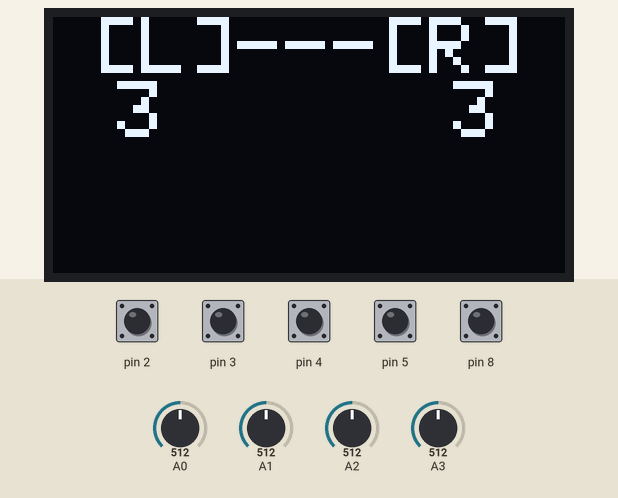
Recording of a sketch running on a simulated Arduino Uno, built with avr-gcc and run on an emulated ATmega328P. On the bench: 128×64 one-colour display. The inputs (shaded band) are chosen by the test bench; at power-on: pin 2–5, pin 8 HIGH, A0 = 512, A1 = 512, A2 = 512, A3 = 512. No radio packets arrive unless stated.

Above: at 2.2 s.
2.3 s: pin 2 pulled LOW for 0.15 s
At 3.4 s:
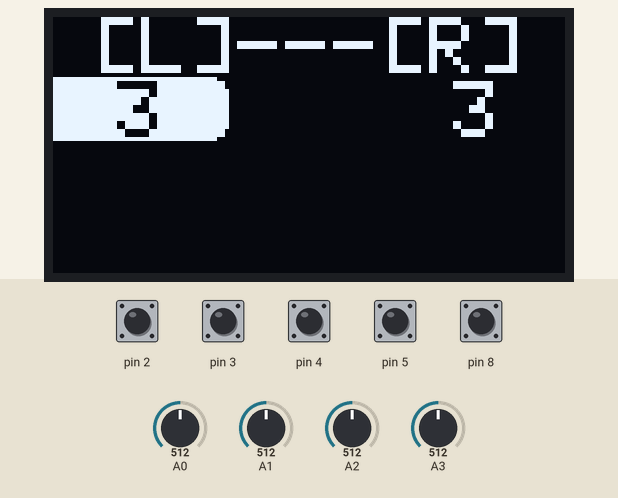
3.9 s: pin 8 pulled LOW for 0.15 s
At 4.6 s:
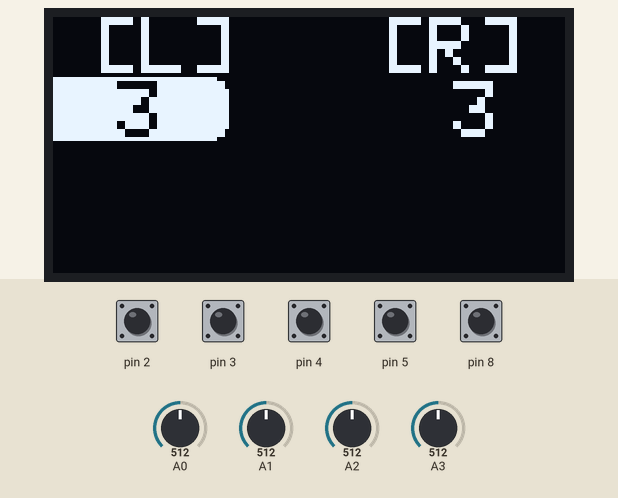
5.5 s: pin 3 pulled LOW for 0.15 s
At 6.8 s:
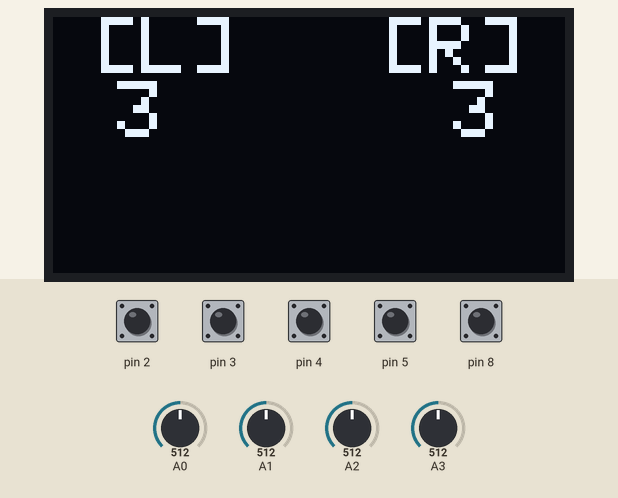
7.1 s: pin 3 pulled LOW for 1 s
At 9.3 s:
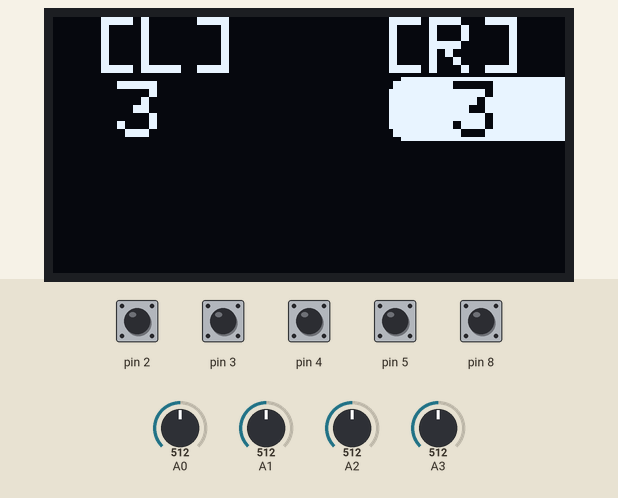
9.6 s: pin 4 pulled LOW for 0.15 s
At 10.2 s:
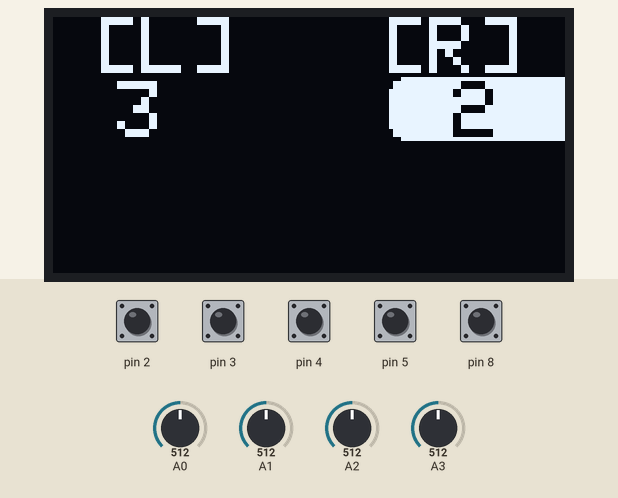
11.2 s: pin 2 pulled LOW for 1 s
At 12.7 s:
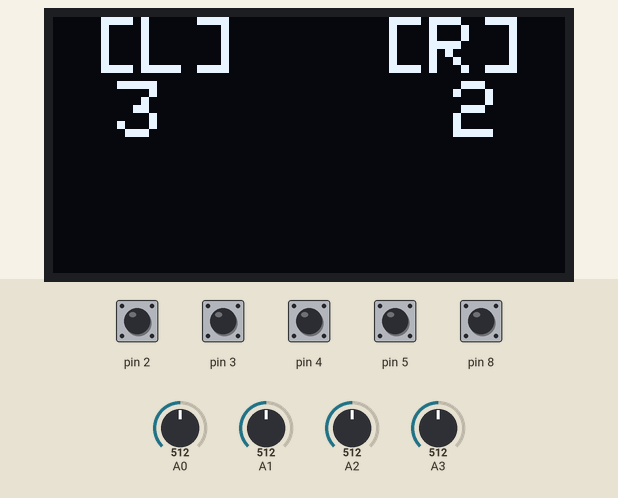
Timing chart, 0 to 14.2 s (numbered marks = the images above; inputs shaded):
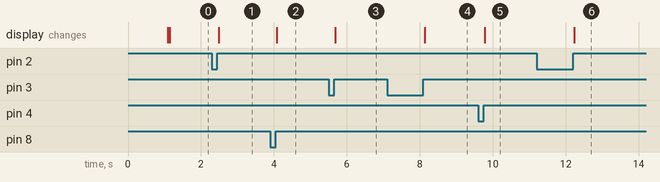

Measured:
- after the input at 2.3 s, the display: changes after 0.18 s (image 1)
- after the input at 3.9 s, the display: changes after 0.18 s (image 2)
- after the input at 5.5 s, the display: changes after 0.18 s (image 3)
- after the input at 7.1 s, the display: changes after 1.0 s (image 4)
- after the input at 9.6 s, the display: changes after 0.18 s (image 5)
- after the input at 11.2 s, the display: changes after 1.0 s (image 6)

The sketch:

transmitter.ino
```cpp
#include <SPI.h>
#include "nRF24L01.h"
#include "RF24.h"
#include <Adafruit_GFX.h>
#include <Adafruit_SSD1306.h>
#define OLED_RESET 7


RF24 radio(9, 10);
Adafruit_SSD1306 display(OLED_RESET);

int mas1[13];
byte address[][6] = {"1Node", "2Node", "3Node", "4Node", "5Node", "6Node"};
byte turn=3;
byte speed=3;
byte state=1;
bool engine=false;
bool update=true;

bool b1,b2,b3,b4,b5,b6=0;
bool flag1,flag2,flag3,flag4,flag5,flag6=false;
long t1,t2,t3,t4,t5,t6;

void setup() {
  pinMode(2, INPUT_PULLUP);
  pinMode(3, INPUT_PULLUP);
  pinMode(4, INPUT_PULLUP);
  pinMode(5, INPUT_PULLUP);
  pinMode(7, INPUT_PULLUP);
  pinMode(8, INPUT_PULLUP);

  pinMode(A2, INPUT);
  pinMode(A3, INPUT);
  pinMode(A0, INPUT);
  pinMode(A1, INPUT);

  radio.begin();
  radio.setAutoAck(1);
  radio.setRetries(0, 15);
  radio.enableAckPayload();
  radio.setPayloadSize(32);
  radio.openWritingPipe(address[1]);
  radio.setChannel(96);
  radio.setPALevel (RF24_PA_MAX);
  radio.setDataRate (RF24_250KBPS);
  radio.powerUp();
  radio.stopListening();

  display.begin(SSD1306_SWITCHCAPVCC, 0x3C);
  display.clearDisplay();
  display.setTextSize(2);
  display.setTextColor(WHITE);
  display.setCursor(0, 0);
  display.print ("Loading..");
  display.display();
  delay(1000);
}

void loop() {
  mas1[5] = digitalRead(8);
  mas1[6] = digitalRead(7);

  mas1[7] = digitalRead(2);
  mas1[8] = digitalRead(3);

  mas1[9] = digitalRead(4);
  mas1[10] = digitalRead(5);

  mas1[1]= map(analogRead(A2),0,1023,-100,100);
  mas1[2]= map(analogRead(A3),0,1023,100,-100);
  mas1[3]= map(analogRead(A0),0,1023,-100,100);
  mas1[4]= map(analogRead(A1),0,1023,100,-100);

if (mas1[1]<10&&mas1[1]>-10)mas1[1]=0;
if (mas1[2]<10&&mas1[2]>-10)mas1[2]=0;
if (mas1[3]<10&&mas1[3]>-10)mas1[3]=0;
if (mas1[4]<10&&mas1[4]>-10)mas1[4]=0;

if (mas1[1]<-100)mas1[1]=-100;
if (mas1[2]<-100)mas1[2]=-100;
if (mas1[3]<-100)mas1[3]=-100;
if (mas1[4]<-100)mas1[4]=-100;

if (mas1[1]>100)mas1[1]=100;
if (mas1[2]>100)mas1[2]=100;
if (mas1[3]>100)mas1[3]=100;
if (mas1[4]>100)mas1[4]=100;

if (b1 && !flag1 && millis() - t1 > 100) {flag1 = true;t1 = millis();
update = true;
engine=!engine;

}if (!b1 && flag1 && millis() - t1 > 100) {flag1 = false;t1 = millis();}b1 = digitalRead(8);

if (b2 && !flag2 && millis() - t2 > 100) {flag2 = true;t2 = millis();
if(state==1){
  display.clearDisplay();
  display.display();
}

}if (!b2 && flag2 && millis() - t2 > 100) {flag2 = false;t2 = millis();}b2 = digitalRead(7);

if (b3 && !flag3 && millis() - t3 > 100) {flag3 = true;t3 = millis();
update = true;
state++;
}if (!b3 && flag3 && millis() - t3 > 100) {flag3 = false;t3 = millis();}b3 = digitalRead(2);

if (b4 && !flag4 && millis() - t4 > 100) {flag4 = true;t4 = millis();
update = true;
state--;
}if (!b4 && flag4 && millis() - t4 > 100) {flag4 = false;t4 = millis();}b4 = digitalRead(3);

if (b5 && !flag5 && millis() - t5 > 100) {flag5 = true;t5 = millis();
update = true;
if (state==2){
 speed--;
}
if (state==3){
 turn--;
}
}if (!b5 && flag5 && millis() - t5 > 100) {flag5 = false;t5 = millis();}b5 = digitalRead(4);

if (b6 && !flag6 && millis() - t6 > 100) {flag6 = true;t6 = millis();
update = true;
if (state==2){
 speed++;
}
if (state==3){
 turn++;
}
}if (!b6 && flag6 && millis() - t6 > 100) {flag6 = false;t6 = millis();}b6 = digitalRead(5);

if(turn>5)turn=5;
if(turn<1)turn=1;
if(state>3)state=1;
if(state<1)state=3;
if(speed>5)speed=5;
if(speed<1)speed=1;

mas1[0]=engine;
mas1[11]=speed;
mas1[12]=turn;

if (state==1){
if (update == true){
  display.clearDisplay();
  display.setCursor(10, 0);
  display.setTextColor(WHITE);
  if(engine==true){
  display.print ("[L]---[R]");
  }
  else {
  display.print ("[L]   [R]");
  }
  display.setCursor(16, 16);
  display.print (speed);
  display.setCursor(100, 16);
  display.print (turn);
  display.display();
  update = false;
}
}


if (state==2){
if (update == true){
  display.clearDisplay();
  display.setCursor(10, 0);
  display.setTextColor(WHITE);
  display.fillRoundRect(-10, 15, 54, 16, 4, WHITE);
  if(engine==true){
  display.print ("[L]---[R]");
  }
  else {
  display.print ("[L]   [R]");
  }
  display.setTextColor(BLACK);
  display.setCursor(16, 16);
  display.print (speed);
  display.setTextColor(WHITE);
  display.setCursor(100, 16);
  display.print (turn);
  display.display();
  update = false;
}}

if (state==3){
if (update == true){
  display.clearDisplay();
  display.setCursor(10, 0);
  display.setTextColor(WHITE);
  display.fillRoundRect(84, 15, 54, 16, 4, WHITE);
  if(engine==true){
  display.print ("[L]---[R]");
  }
  else {
  display.print ("[L]   [R]");
  }
  display.setCursor(16, 16);
  display.print (speed);
  display.setTextColor(BLACK);
  display.setCursor(100, 16);
  display.print (turn);
  display.display();
  update = false;
}}
  radio.write(&mas1, sizeof(mas1));
}
```
